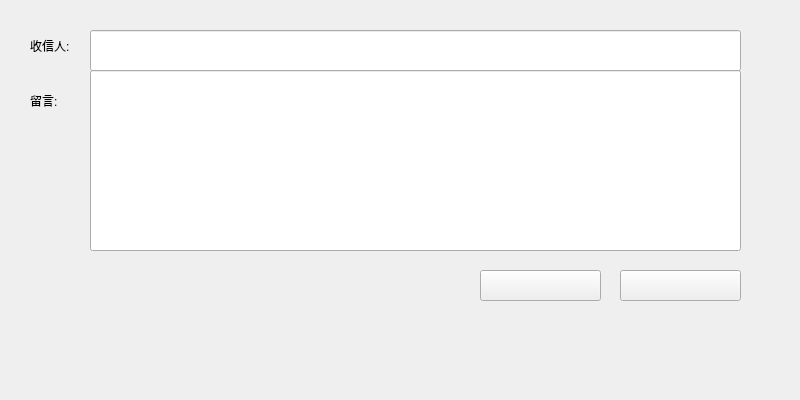
<?xml version="1.0" encoding="UTF-8"?>
<ui version="4.0">
 <class>comment</class>
 <widget class="QWidget" name="comment">
  <property name="geometry">
   <rect>
    <x>0</x>
    <y>0</y>
    <width>800</width>
    <height>400</height>
   </rect>
  </property>
  <property name="minimumSize">
   <size>
    <width>800</width>
    <height>400</height>
   </size>
  </property>
  <property name="maximumSize">
   <size>
    <width>800</width>
    <height>400</height>
   </size>
  </property>
  <property name="windowTitle">
   <string>Form</string>
  </property>
  <widget class="QLineEdit" name="lineEdit">
   <property name="geometry">
    <rect>
     <x>90</x>
     <y>30</y>
     <width>651</width>
     <height>41</height>
    </rect>
   </property>
  </widget>
  <widget class="QLabel" name="label">
   <property name="geometry">
    <rect>
     <x>30</x>
     <y>30</y>
     <width>51</width>
     <height>31</height>
    </rect>
   </property>
   <property name="text">
    <string>收信人:</string>
   </property>
  </widget>
  <widget class="QLabel" name="label_2">
   <property name="geometry">
    <rect>
     <x>30</x>
     <y>90</y>
     <width>41</width>
     <height>21</height>
    </rect>
   </property>
   <property name="text">
    <string>留言:</string>
   </property>
  </widget>
  <widget class="QLineEdit" name="lineEdit_2">
   <property name="geometry">
    <rect>
     <x>90</x>
     <y>70</y>
     <width>651</width>
     <height>181</height>
    </rect>
   </property>
  </widget>
  <widget class="QPushButton" name="pushButton">
   <property name="geometry">
    <rect>
     <x>480</x>
     <y>270</y>
     <width>121</width>
     <height>31</height>
    </rect>
   </property>
   <property name="text">
    <string/>
   </property>
   <property name="icon">
    <iconset resource="main_pic.qrc">
     <normaloff>:/mainpic/pic/fanhui.png</normaloff>:/mainpic/pic/fanhui.png</iconset>
   </property>
   <property name="iconSize">
    <size>
     <width>131</width>
     <height>31</height>
    </size>
   </property>
  </widget>
  <widget class="QPushButton" name="pushButton_2">
   <property name="geometry">
    <rect>
     <x>620</x>
     <y>270</y>
     <width>121</width>
     <height>31</height>
    </rect>
   </property>
   <property name="text">
    <string/>
   </property>
   <property name="icon">
    <iconset resource="main_pic.qrc">
     <normaloff>:/mainpic/pic/fabu.png</normaloff>:/mainpic/pic/fabu.png</iconset>
   </property>
   <property name="iconSize">
    <size>
     <width>131</width>
     <height>31</height>
    </size>
   </property>
  </widget>
 </widget>
 <resources>
  <include location="main_pic.qrc"/>
 </resources>
 <connections/>
</ui>
